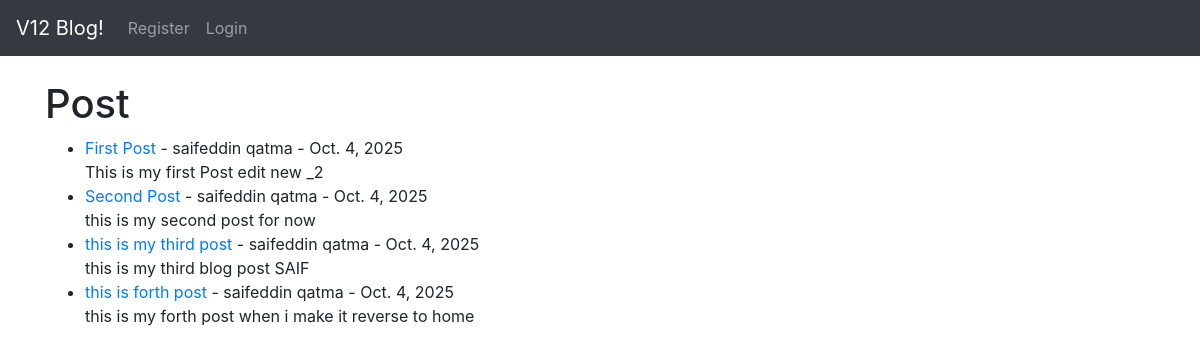
The page / on the database its author committed.
### theblog/models.py (models this page shows, shortened)
class Post(models.Model):
    title = models.CharField(max_length=250)
    title_tag = models.CharField(max_length=250)
    author = models.ForeignKey(User, on_delete=models.CASCADE)
    body = models.TextField()
    post_date = models.DateField(auto_now_add=True)

### theblog/views.py (the view)
# urls.py: path('', HomeView.as_view(), name='home'),
class HomeView(ListView):
    template_name = 'home.html'
    def get_queryset(self): ## using repo pattern to bring all posts
        return repo.get_all_posts()

### theblog/repositories/services_repository.py (called while the page is built)
    def get_all_posts(self):
        return Post.objects.all().order_by('-post_date')

### theblog/templates/home.html (shortened to what this page needs)
{% extends 'base.html' %}
{% block content %}
<h1>Post</h1>
<ul>
{% for post in object_list %}
    <li><a href="{% url 'article-detail' post.pk %}"> {{post.title}}</a> - {{ post.author.first_name}}
        {{ post.author.last_name}} - {{ post.post_date }}
        <br/>
    {{ post.body}}</li>
{% endfor%}
</ul>
{% endblock %}

### rows shown on the page
Post: title "First Post", author.first_name "saifeddin", author.last_name "qatma", post_date "Oct. 4, 2025", body "This is my first Post edit new _2"
Post: title "Second Post", author.first_name "saifeddin", author.last_name "qatma", post_date "Oct. 4, 2025", body "this is my second post for now"
Post: title "this is my third post", author.first_name "saifeddin", author.last_name "qatma", post_date "Oct. 4, 2025", body "this is my third blog post SAIF"
Post: title "this is forth post", author.first_name "saifeddin", author.last_name "qatma", post_date "Oct. 4, 2025", body "this is my forth post when i make it reverse to home"
